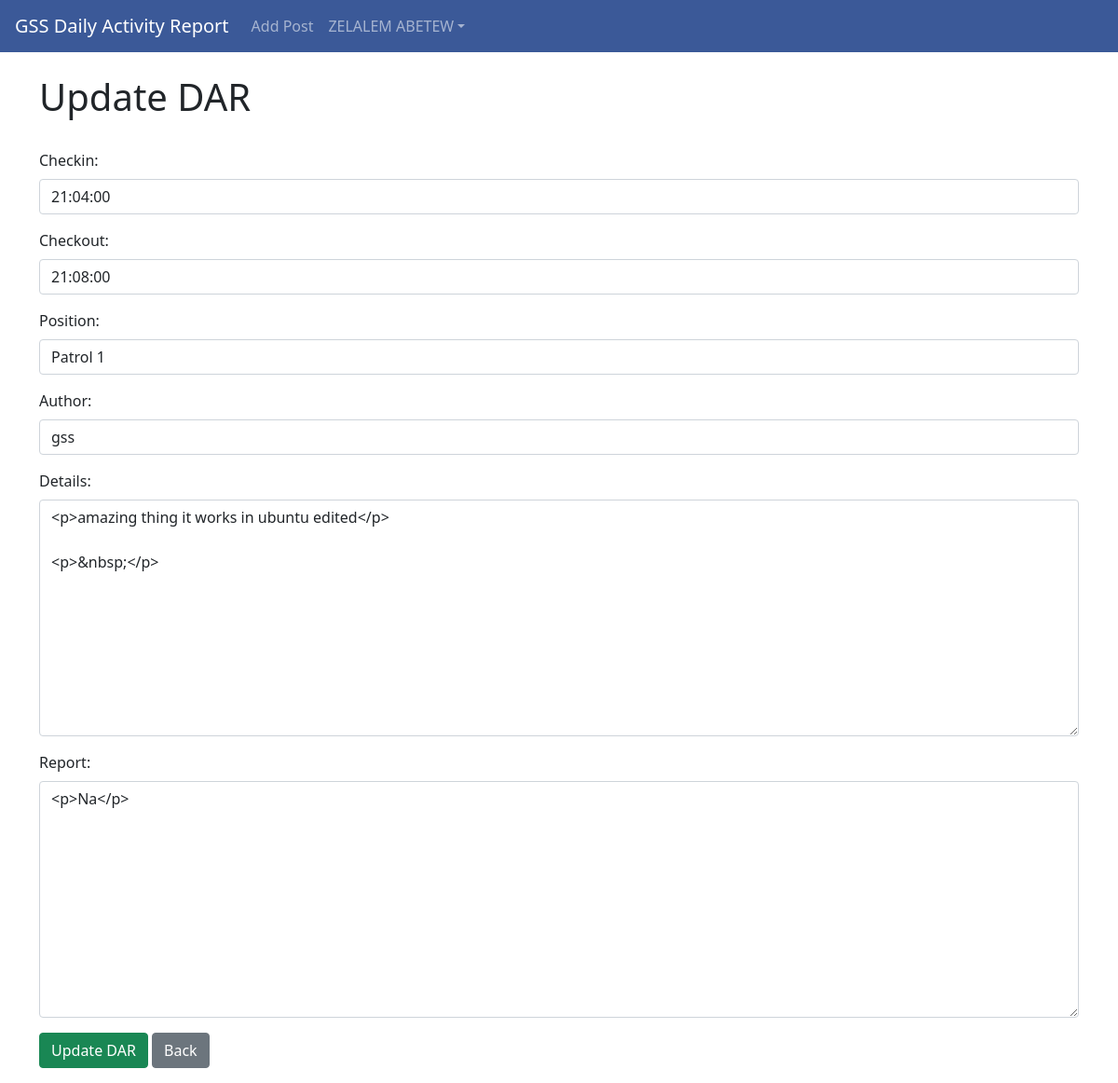
Screenshot of /article/edit/1 (signed in) with the database file from the repository.
### thedar/models.py (models this page shows, shortened)
class Post(models.Model):
    report_image=models.ImageField(null=True,blank=True, upload_to='images/')
    checkin=models.TimeField(max_length=200)
    checkout=models.TimeField(max_length=200)
    position=models.CharField(max_length=200,choices=position_choice)
    author=models.ForeignKey(User, on_delete=models.CASCADE)
    details=RichTextField(blank=True,null=True)
    report=RichTextField(blank=True,null=True)
    time=models.DateTimeField(auto_now_add=True)

### thedar/views.py (the view)
# urls.py: path('article/edit/<int:pk>', UpdatePostView.as_view(), name='update_post'),
class UpdatePostView(UpdateView):
    model= Post
    form_class=EditForm
    template_name= 'update_post.html'

### thedar/forms.py
class EditForm(forms.ModelForm):
    class Meta:
        model=Post
        fields=('checkin','checkout','position','author','details','report')
        widgets={
           'checkin':forms.TimeInput(attrs={'class':'form-control'}),
            'checkout':forms.TimeInput(attrs={'class':'form-control'}),
            'position':forms.TextInput(attrs={'class':'form-control'}),
            'author':forms.Select(attrs={'class':'form-control ','value':'','id':'zola','type':'hidden'}),
            'details':forms.Textarea(attrs={'class':'form-control'}),
             'report':forms.Textarea(attrs={'class':'form-control'}),
        }

### thedar/templates/update_post.html (shortened to what this page needs)
{%extends 'base.html' %}
{%block content%}
{% if user.is_authenticated%}
{% if user.id == post.author.id%}
<h1>Update DAR</h1><br>
<div class="form-group">
<form method="POST">
    {{form.as_p}}
    <button class="btn btn-success">Update DAR</button>
    <a href="{%url 'home'%}" class="btn btn-secondary">Back</a>
</form>
</div>
{%else%}
You are not allowed here!
{%endif%}
{%else%}
You are not allowed here!
{%endif%}
{%endblock%}

### thedar/templates/base.html (shortened to what this page needs)
<!doctype html>
<html lang="en">
  <head>
    <link rel="stylesheet" href="https://cdn.jsdelivr.net/npm/bootstrap@4.4.1/dist/css/bootstrap.min.css">
  </head>
  <body>
    <nav class="navbar navbar-expand-lg navbar-dark bg-custom" >
        <a class="navbar-brand" href="{% url 'home'%}">GSS Daily Activity Report</a>
        <div class="collapse navbar-collapse" id="navbarSupportedContent">
          <ul class="navbar-nav mr-auto">
            {% if user.is_authenticated%}
            <li class="nav-item">
              <a class="nav-link" href="{%url 'add_post'%}">Add Post</a>
            </li>
            <ul class="nav navbar-nav ms-auto">
              <li class="nav-item dropdown">
                  <a href="#" class="nav-link dropdown-toggle" data-bs-toggle="dropdown">{{user.first_name}} {{user.last_name}}</a>
              </li>
          </ul>
            {%endif%}
          </ul>
        </div>
      </nav>
    <br/>
    <div class="container">
   {% block content %}
   {%endblock%}
</div>
    <link href="https://cdn.jsdelivr.net/npm/bootstrap@5.0.2/dist/css/bootstrap.min.css" rel="stylesheet">
    <link rel="stylesheet" href="https://cdnjs.cloudflare.com/ajax/libs/font-awesome/4.7.0/css/font-awesome.min.css">
  </body>
</html>

### thedar/templates/base.html (style rules this page uses)
.bg-custom { background-color: rgb(59, 89, 152); }

### rows the page displays
Post: checkin "21:04:00", checkout "21:08:00", position "Patrol 1", author "gss", details "<p>amazing thing it works in ubuntu edited</p> <p>&nbsp;</p>", report "<p>Na</p>"

### other values shown
{{ user.first_name }} "ZELALEM"
{{ user.last_name }} "ABETEW"
